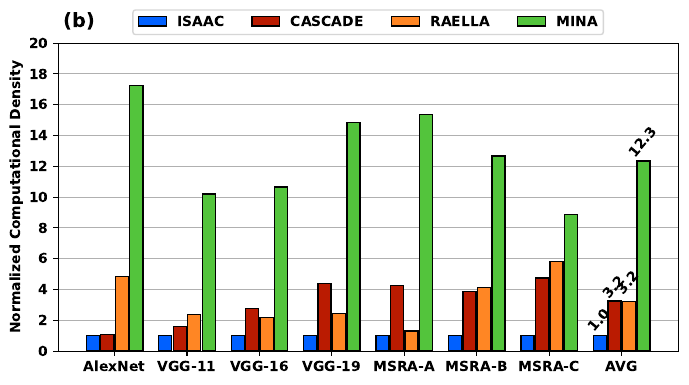

Write the Python code that produced this figure.
import numpy as np
import pandas as pd
import matplotlib.pyplot as plt
from matplotlib import rcParams

W = 0.1
ALPHA = 50
rcParams['font.weight'] = 'bold'

df_ISAAC = pd.read_csv('../results/ISAAC_TT.csv')
df_CASCADE = pd.read_csv('../results/CASCADE.csv')
df_RAELLA = pd.read_csv('../results2/RAELLA_TT.csv')
df_ResPIM = pd.read_csv('../results/ResPIM.csv')

normalized_cd_ISAAC = np.divide(df_ISAAC['computational_density'], df_ISAAC['computational_density'])
normalized_cd_CASCADE = np.divide(df_CASCADE['computational_density'], df_ISAAC['computational_density'])
normalized_cd_RAELLA = np.divide(df_RAELLA['computational_density'], df_ISAAC['computational_density'])
normalized_cd_ResPIM = np.divide(df_ResPIM['computational_density'], df_ISAAC['computational_density'])

x = list(df_ISAAC['dnn'])
x_axis = np.arange(len(x))

plt.figure(figsize=(8, 4))
ax = plt.axes()
ax.set_axisbelow(True)
plt.grid(axis='y')

plt.bar(x_axis - 3 * W, normalized_cd_ISAAC, 1.8 * W, label='ISAAC', color='#0060FF', edgecolor='black')
plt.text(len(x) - 1 - 3 * W, 1.25 * normalized_cd_ISAAC[len(x) - 1], round(normalized_cd_ISAAC[len(x) - 1], 1), ha='center', rotation=ALPHA)

plt.bar(x_axis - W, normalized_cd_CASCADE, 1.8 * W, label='CASCADE', color='#BA1B01', edgecolor='black')
plt.text(len(x) - 1 - W, 1.05 * normalized_cd_CASCADE[len(x) - 1], round(normalized_cd_CASCADE[len(x) - 1], 1), ha='center', rotation=ALPHA)

plt.bar(x_axis + W, normalized_cd_RAELLA, 1.8 * W, label='RAELLA', color='#FF8624', edgecolor='black')
plt.text(len(x) - 1 + W, 1.15 * normalized_cd_RAELLA[len(x) - 1], round(normalized_cd_RAELLA[len(x) - 1], 1), ha='center', rotation=ALPHA)

plt.bar(x_axis + 3 * W, normalized_cd_ResPIM, 1.8 * W, label='MINA', color='#53C43C', edgecolor='black')
plt.text(len(x) - 1 + 3 * W, 1.02 * normalized_cd_ResPIM[len(x) - 1], round(normalized_cd_ResPIM[len(x) - 1], 1), ha='center', rotation=ALPHA)

plt.xticks(x_axis, x)
plt.yticks(np.arange(0, 22, 2))
plt.text(-0.7, 21, '(b)', fontsize=14)
plt.ylabel('Normalized Computational Density', weight='bold')
plt.legend(loc='upper center', bbox_to_anchor=(0.5, 1.13), ncol=4)
plt.savefig('ncd.pdf', bbox_inches='tight')
plt.show()
